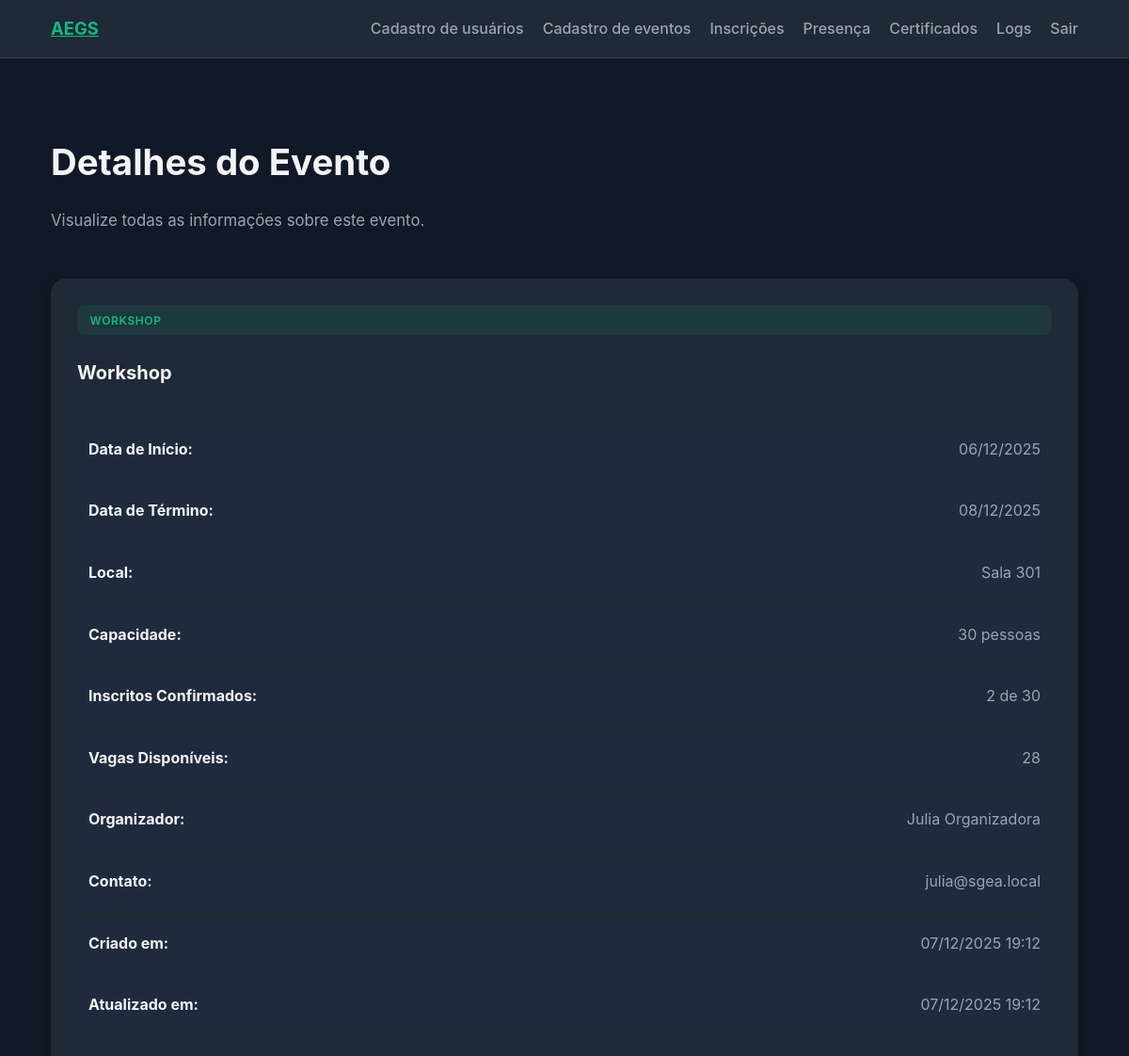
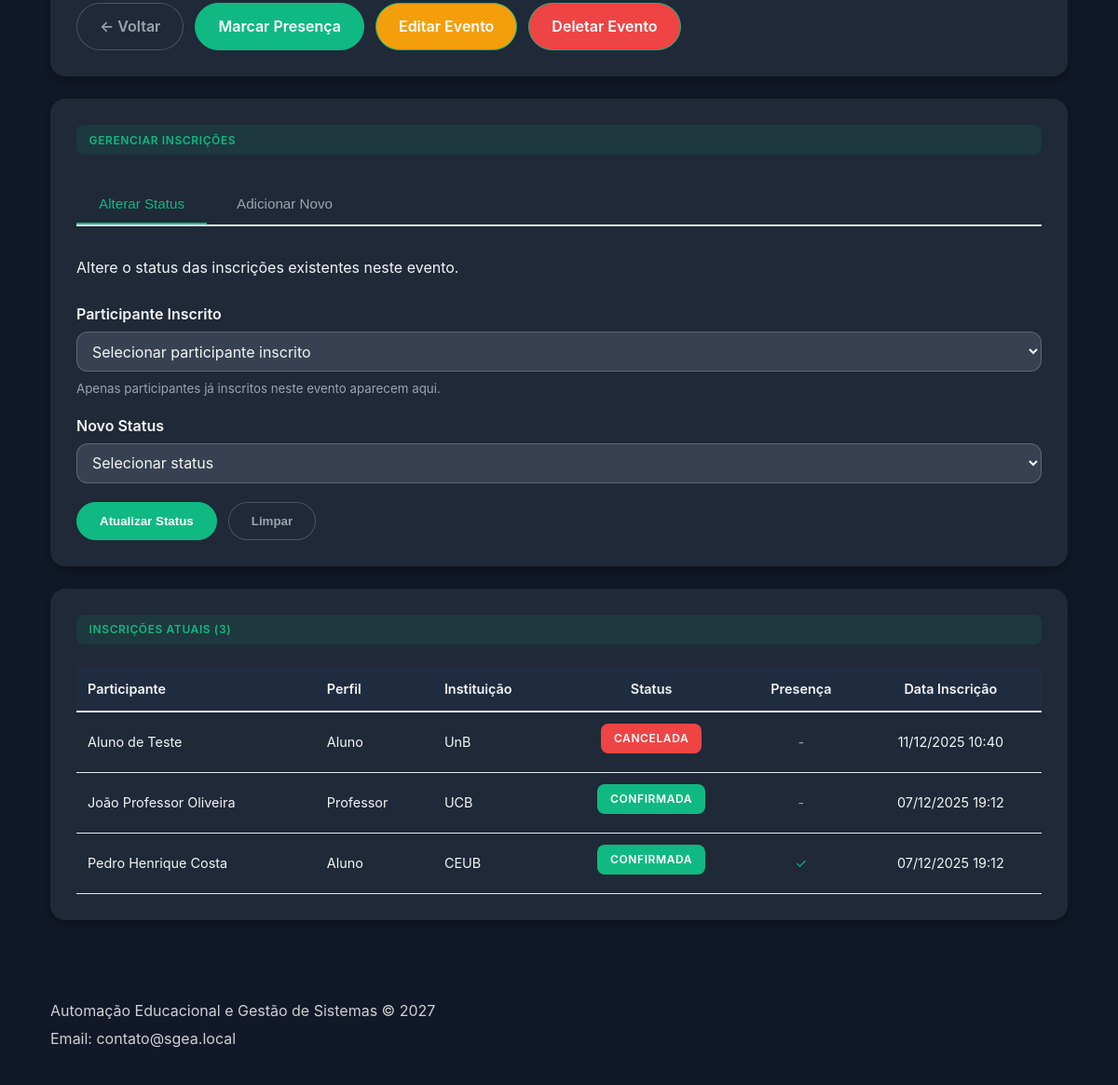
/eventos/51/ (signed in), run on the app's committed database (2 pictures, top to bottom).
### api/models.py (models this page shows, shortened)
class Evento(models.Model):
    tipo = models.CharField(max_length=20, choices=TipoEventoChoices.choices)
    titulo = models.CharField(max_length=150, blank=True, default="")
    data_inicio = models.DateField()
    data_fim = models.DateField()
    horario = models.TimeField(null=True, blank=True)
    local = models.CharField(max_length=150)
    capacidade = models.PositiveIntegerField()
    carga_horaria = models.PositiveIntegerField(default=4, help_text="Carga horária do evento em horas")
    banner = models.ImageField(upload_to='banners/', blank=True, null=True)
    organizador = models.ForeignKey(
        Usuario,
        on_delete=models.SET_NULL,
        related_name="eventos_organizados",
        limit_choices_to=Q(perfil__in=[PerfilChoices.ADMIN, PerfilChoices.ORGANIZADOR]),
        null=True,
        blank=True
    )
    professor_responsavel = models.ForeignKey(
        Usuario,
        on_delete=models.SET_NULL,
        related_name="eventos_responsavel",
        limit_choices_to=Q(perfil=PerfilChoices.PROFESSOR),
        help_text="Professor responsável pelo evento",
        null=True,
        blank=True,
    )
    criado_em = models.DateTimeField(auto_now_add=True)
    atualizado_em = models.DateTimeField(auto_now=True)
    class Meta:
        ordering = ["data_inicio", "tipo"]
        indexes = [
            models.Index(fields=["data_inicio"]),
            models.Index(fields=["tipo"]),
            models.Index(fields=["organizador"]),
        ]
        constraints = [
            models.CheckConstraint(
                name="evento_data_fim_gte_inicio",
                check=Q(data_fim__gte=F("data_inicio"))
            ),
            models.CheckConstraint(
                name="capacidade_positive",
                check=Q(capacidade__gt=0)
            ),
        ]
    @property
    def total_inscritos(self) -> int:
        return self.inscricoes.filter(status=InscricaoStatus.CONFIRMADA).count()
    @property
    def vagas_disponiveis(self) -> int:
        return max(self.capacidade - self.total_inscritos, 0)

class Usuario(AbstractUser):
    nome = models.CharField(max_length=120)
    telefone = models.CharField(max_length=20)
    instituicao = models.CharField(
        max_length=20,
        choices=InstituicaoChoices.choices,
        blank=True,
        null=True,
        help_text="Obrigatório para perfis ALUNO e PROFESSOR."
    )
    perfil = models.CharField(
        max_length=20,
        choices=PerfilChoices.choices
    )
    class Meta:
        constraints = [
            models.CheckConstraint(
                name="instituicao_required_for_aluno_prof",
                check=(
                    ~Q(perfil__in=[PerfilChoices.ALUNO, PerfilChoices.PROFESSOR]) |
                    (Q(instituicao__isnull=False) & ~Q(instituicao=""))
                )
            )
        ]
        indexes = [
            models.Index(fields=["perfil"]),
        ]

class Inscricao(models.Model):
    evento = models.ForeignKey(
        Evento,
        on_delete=models.CASCADE,
        related_name="inscricoes",
    )
    participante = models.ForeignKey(
        Usuario,
        on_delete=models.CASCADE,
        related_name="inscricoes",
        limit_choices_to=Q(perfil__in=[PerfilChoices.ALUNO, PerfilChoices.PROFESSOR])
    )
    status = models.CharField(
        max_length=15,
        choices=InscricaoStatus.choices,
        default=InscricaoStatus.PENDENTE,
    )
    data_inscricao = models.DateTimeField(auto_now_add=True)
    atualizado_em = models.DateTimeField(auto_now=True)
    presenca_confirmada = models.BooleanField(default=False)
    class Meta:
        unique_together = ("evento", "participante")
        indexes = [
            models.Index(fields=["evento", "status"]),
            models.Index(fields=["participante"]),
        ]
        constraints = [
            models.CheckConstraint(
                name="inscricao_status_valido",
                check=Q(status__in=[choice[0] for choice in InscricaoStatus.choices])
            ),
        ]

### api/views.py (the view, shortened to what this page needs)
# urls.py: path('eventos/<int:evento_id>/', DetalhesEventoView.as_view(), name='detalhes-evento'),
@method_decorator(login_required(login_url='login'), name='dispatch')
class DetalhesEventoView(PostFeedbackMixin, TemplateView):
	template_name = "api/detalhes_evento.html"
	def get_context_data(self, **kwargs):
		context = super().get_context_data(**kwargs)
		evento_id = self.kwargs.get('evento_id')
		context['evento'] = get_object_or_404(
			Evento.objects.select_related('organizador', 'professor_responsavel'),
			pk=evento_id
		)
		if self.request.user.perfil in [PerfilChoices.ALUNO, PerfilChoices.PROFESSOR]:
			user_inscricao = Inscricao.objects.filter(
				evento_id=evento_id,
				participante=self.request.user
			).first()
			context['user_inscricao'] = user_inscricao
		if self.request.user.perfil in [PerfilChoices.ADMIN, PerfilChoices.ORGANIZADOR]:
			if self.request.user.perfil == PerfilChoices.ADMIN or context['evento'].organizador == self.request.user:
				inscricoes = Inscricao.objects.filter(
					evento_id=evento_id
				).select_related('participante').order_by('participante__nome')
				context['inscricoes'] = inscricoes
				all_participantes = Usuario.objects.filter(
					perfil__in=[PerfilChoices.ALUNO, PerfilChoices.PROFESSOR]
				).order_by('nome')
				inscribed_ids = set(inscricoes.values_list('participante_id', flat=True))
				available_participantes = all_participantes.exclude(pk__in=inscribed_ids)
				context['participantes'] = all_participantes
				context['available_participantes'] = available_participantes
				context['status_inscricao'] = InscricaoStatus.choices
		return context

### api/templates/api/detalhes_evento.html (shortened to what this page needs)
{% extends 'api/base.html' %}
{% block content %}
<section class="prototype-hero">
    <h1>Detalhes do Evento</h1>
    <p>Visualize todas as informações sobre este evento.</p>
</section>
<section class="prototype-grid">
    <article class="prototype-card" style="grid-column: 1 / -1;">
        <span class="badge">{{ evento.get_tipo_display }}</span>
        {% if evento.titulo %}
            <h2 style="margin-top: 1rem;">{{ evento.titulo }}</h2>
        {% else %}
            <h2 style="margin-top: 1rem;">{{ evento.get_tipo_display }}</h2>
        {% endif %}
        <div style="margin-top: 1.5rem; display: grid; gap: 1rem;">
            <div class="detail-row">
                <strong>Data de Início:</strong>
                <span>{{ evento.data_inicio|date:"d/m/Y" }}</span>
            </div>
            <div class="detail-row">
                <strong>Data de Término:</strong>
                <span>{{ evento.data_fim|date:"d/m/Y" }}</span>
            </div>
            <div class="detail-row">
                <strong>Local:</strong>
                <span>{{ evento.local }}</span>
            </div>
            <div class="detail-row">
                <strong>Capacidade:</strong>
                <span>{{ evento.capacidade }} pessoas</span>
            </div>
            <div class="detail-row">
                <strong>Inscritos Confirmados:</strong>
                <span>{{ evento.total_inscritos }} de {{ evento.capacidade }}</span>
            </div>
            <div class="detail-row">
                <strong>Vagas Disponíveis:</strong>
                <span>{{ evento.vagas_disponiveis }}</span>
            </div>
            <div class="detail-row">
                <strong>Organizador:</strong>
                {% if evento.organizador %}
                    <span>{{ evento.organizador.nome|default:evento.organizador.username }}</span>
                {% else %}
                    <span>Não informado</span>
                {% endif %}
            </div>
            {% if evento.organizador and evento.organizador.email %}
            <div class="detail-row">
                <strong>Contato:</strong>
                <span>{{ evento.organizador.email }}</span>
            </div>
            {% endif %}
            <div class="detail-row">
                <strong>Criado em:</strong>
                <span>{{ evento.criado_em|date:"d/m/Y H:i" }}</span>
            </div>
            {% if evento.atualizado_em != evento.criado_em %}
            <div class="detail-row">
                <strong>Atualizado em:</strong>
                <span>{{ evento.atualizado_em|date:"d/m/Y H:i" }}</span>
            </div>
            {% endif %}
        </div>
        <div class="form-actions" style="margin-top: 2rem;">
            <a href="{% url 'inscricao-usuario' %}" class="btn secondary">← Voltar</a>
            {% if request.user.perfil == 'ADMIN' or request.user == evento.organizador %}
                <a href="{% url 'presenca' %}?evento={{ evento.pk }}" class="btn primary">Marcar Presença</a>
            {% endif %}
            {% if request.user.perfil == 'ADMIN' or request.user == evento.organizador or request.user == evento.professor_responsavel %}
                <a href="{% url 'editar-evento' evento.pk %}" class="btn primary" style="background: #f59e0b;">Editar Evento</a>
            {% endif %}
            {% if request.user.perfil == 'ADMIN' or request.user == evento.organizador %}
                <a href="{% url 'deletar-evento' evento.pk %}" class="btn primary" style="background: #ef4444;">Deletar Evento</a>
            {% endif %}
        </div>
    </article>
    {% if request.user.perfil == 'ADMIN' or request.user == evento.organizador %}
    <article class="prototype-card" style="grid-column: 1 / -1;">
        <span class="badge">Gerenciar Inscrições</span>
        <div style="margin: 1.5rem 0 1rem; display: flex; gap: 0.5rem; border-bottom: 2px solid #e5e7eb;">
            <button type="button" class="tab-btn active" onclick="switchTab('manage')" id="tab-manage">
                Alterar Status
            </button>
            <button type="button" class="tab-btn" onclick="switchTab('add')" id="tab-add">
                Adicionar Novo
            </button>
        </div>
        <div id="manage-section" class="tab-content active">
            <p style="margin-bottom: 1.5rem;">Altere o status das inscrições existentes neste evento.</p>
            {% if inscricoes %}
            <form method="post">
                <div class="form-group">
                    <label for="inscricao-participante">Participante Inscrito</label>
                    <select id="inscricao-participante" name="participante" required>
                        <option value="">Selecionar participante inscrito</option>
                    </select>
                    <small style="color: var(--muted); display: block; margin-top: 0.5rem;">
                        Apenas participantes já inscritos neste evento aparecem aqui.
                    </small>
                </div>
                <div class="form-group">
                    <label for="status">Novo Status</label>
                    <select id="status" name="status" required>
                        <option value="">Selecionar status</option>
                    </select>
                </div>
                <div class="form-actions">
                    <button type="submit" class="btn primary">Atualizar Status</button>
                    <button type="reset" class="btn secondary">Limpar</button>
                </div>
            </form>
            {% else %}
            <p style="color: var(--muted); padding: 2rem; text-align: center; background: rgba(37, 99, 235, 0.03); border-radius: 8px;">
                Ainda não há inscrições neste evento. Use a aba "Adicionar Novo" para registrar participantes.
            </p>
            {% endif %}
        </div>
    </article>
    {% if inscricoes %}
    <article class="prototype-card" style="grid-column: 1 / -1;">
        <span class="badge">Inscrições Atuais ({{ inscricoes.count }})</span>
        <table style="width: 100%; border-collapse: collapse; margin-top: 1rem;">
            <thead>
                <tr style="border-bottom: 2px solid #e5e7eb;">
                    <th style="text-align: left; padding: 0.75rem;">Participante</th>
                    <th style="text-align: left; padding: 0.75rem;">Perfil</th>
                    <th style="text-align: left; padding: 0.75rem;">Instituição</th>
                    <th style="text-align: center; padding: 0.75rem;">Status</th>
                    <th style="text-align: center; padding: 0.75rem;">Presença</th>
                    <th style="text-align: center; padding: 0.75rem;">Data Inscrição</th>
                </tr>
            </thead>
            <tbody>
                {% for inscricao in inscricoes %}
                    <tr style="border-bottom: 1px solid #e5e7eb;">
                        <td style="padding: 0.75rem;">{{ inscricao.participante.nome }}</td>
                        <td style="padding: 0.75rem;">{{ inscricao.participante.get_perfil_display }}</td>
                        <td style="padding: 0.75rem;">
                            {% if inscricao.participante.instituicao %}
                                {{ inscricao.participante.get_instituicao_display }}
                            {% else %}
                                -
                            {% endif %}
                        </td>
                        <td style="text-align: center; padding: 0.75rem;">
                            <span class="badge" style="
                                color: white;
                                {% if inscricao.status == 'CONFIRMADA' %}background: #10b981;{% endif %}
                                {% if inscricao.status == 'CANCELADA' %}background: #ef4444;{% endif %}
                            ">
                                {{ inscricao.get_status_display }}
                            </span>
                        </td>
                        <td style="text-align: center; padding: 0.75rem;">
                            {% if inscricao.presenca_confirmada %}
                                <span style="color: #10b981;">✓</span>
                            {% else %}
                                <span style="color: #9ca3af;">-</span>
                            {% endif %}
                        </td>
                        <td style="text-align: center; padding: 0.75rem;">
                            {{ inscricao.data_inscricao|date:"d/m/Y H:i" }}
                        </td>
                    </tr>
                {% endfor %}
            </tbody>
        </table>
    </article>
    {% endif %}
    {% endif %}
</section>
{% endblock %}

### data on the page
Evento: tipo "WORKSHOP", tipo "Workshop", data_inicio "06/12/2025", data_fim "08/12/2025", local "Sala 301", capacidade "30", total_inscritos "2", vagas_disponiveis "28", organizador.nome "Julia Organizadora", organizador.email "julia@sgea.local", criado_em "07/12/2025 19:12", atualizado_em "07/12/2025 19:12"
Inscricao: participante.nome "Aluno de Teste", participante.perfil "Aluno", participante.instituicao "UnB", status "CANCELADA", data_inscricao "11/12/2025 10:40"
Inscricao: participante.nome "João Professor Oliveira", participante.perfil "Professor", participante.instituicao "UCB", status "CONFIRMADA", data_inscricao "07/12/2025 19:12"
Inscricao: participante.nome "Pedro Henrique Costa", participante.perfil "Aluno", participante.instituicao "CEUB", status "CONFIRMADA", data_inscricao "07/12/2025 19:12"

### other printed values
{{ inscricoes.count }} "3"
